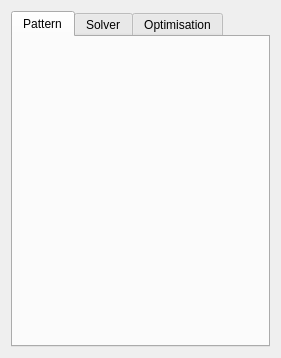
<?xml version="1.0" encoding="UTF-8"?>
<ui version="4.0">
 <class>MainWidget</class>
 <widget class="QWidget" name="MainWidget">
  <property name="geometry">
   <rect>
    <x>0</x>
    <y>0</y>
    <width>281</width>
    <height>358</height>
   </rect>
  </property>
  <layout class="QVBoxLayout" name="verticalLayout">
   <property name="sizeConstraint">
    <enum>QLayout::SetMinimumSize</enum>
   </property>
   <item>
    <widget class="QTabWidget" name="tabWidget">
     <property name="currentIndex">
      <number>0</number>
     </property>
     <widget class="QWidget" name="tab_pattern">
      <attribute name="title">
       <string>Pattern</string>
      </attribute>
      <layout class="QVBoxLayout" name="verticalLayout_2" stretch="0,10,0">
       <item>
        <widget class="AppliedLoadWidget" name="appliedLoadWidget" native="true"/>
       </item>
       <item>
        <widget class="TableWidget" name="tableWidget" native="true"/>
       </item>
       <item>
        <widget class="FastenerWidget" name="fastenerWidget" native="true"/>
       </item>
      </layout>
     </widget>
     <widget class="QWidget" name="tab_solver">
      <attribute name="title">
       <string>Solver</string>
      </attribute>
      <layout class="QVBoxLayout" name="verticalLayout_3" stretch="0,10">
       <item>
        <widget class="SolverWidget" name="solverWidget" native="true"/>
       </item>
       <item>
        <widget class="ResultWidget" name="resultWidget" native="true"/>
       </item>
      </layout>
     </widget>
     <widget class="QWidget" name="tab_optimisation">
      <attribute name="title">
       <string>Optimisation</string>
      </attribute>
      <layout class="QVBoxLayout" name="verticalLayout_4">
       <item>
        <widget class="OptimisationWidget" name="optimisationWidget" native="true"/>
       </item>
      </layout>
     </widget>
    </widget>
   </item>
  </layout>
 </widget>
 <customwidgets>
  <customwidget>
   <class>AppliedLoadWidget</class>
   <extends>QWidget</extends>
   <header>Widgets/AppliedLoadWidget</header>
   <container>1</container>
  </customwidget>
  <customwidget>
   <class>FastenerWidget</class>
   <extends>QWidget</extends>
   <header>Widgets/FastenerWidget</header>
   <container>1</container>
  </customwidget>
  <customwidget>
   <class>TableWidget</class>
   <extends>QWidget</extends>
   <header>Widgets/TableWidget</header>
   <container>1</container>
  </customwidget>
  <customwidget>
   <class>SolverWidget</class>
   <extends>QWidget</extends>
   <header>Widgets/SolverWidget</header>
   <container>1</container>
  </customwidget>
  <customwidget>
   <class>ResultWidget</class>
   <extends>QWidget</extends>
   <header>Widgets/ResultWidget</header>
   <container>1</container>
  </customwidget>
  <customwidget>
   <class>OptimisationWidget</class>
   <extends>QWidget</extends>
   <header>Widgets/OptimisationWidget</header>
   <container>1</container>
  </customwidget>
 </customwidgets>
 <resources/>
 <connections/>
</ui>
